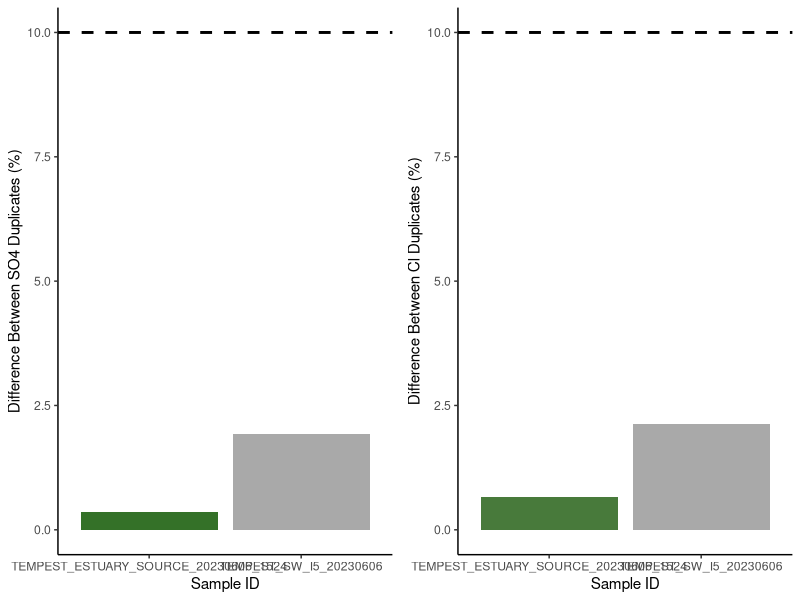
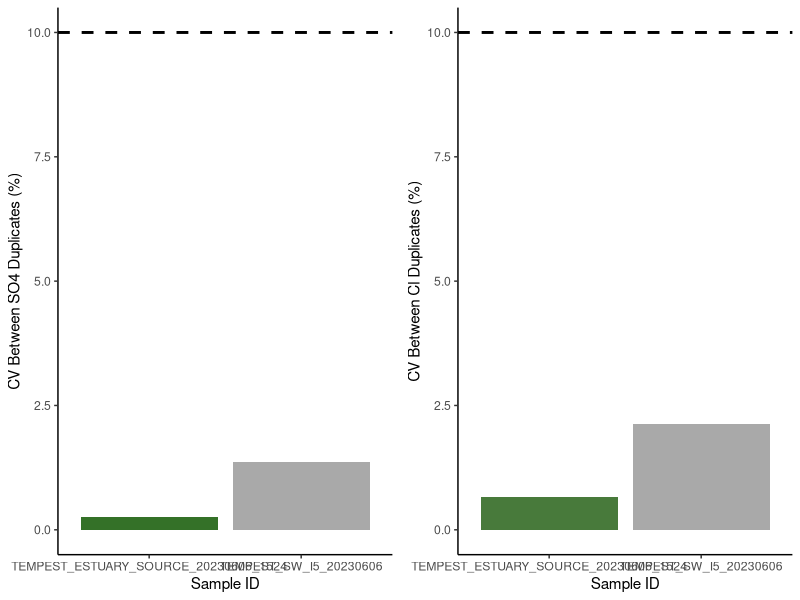
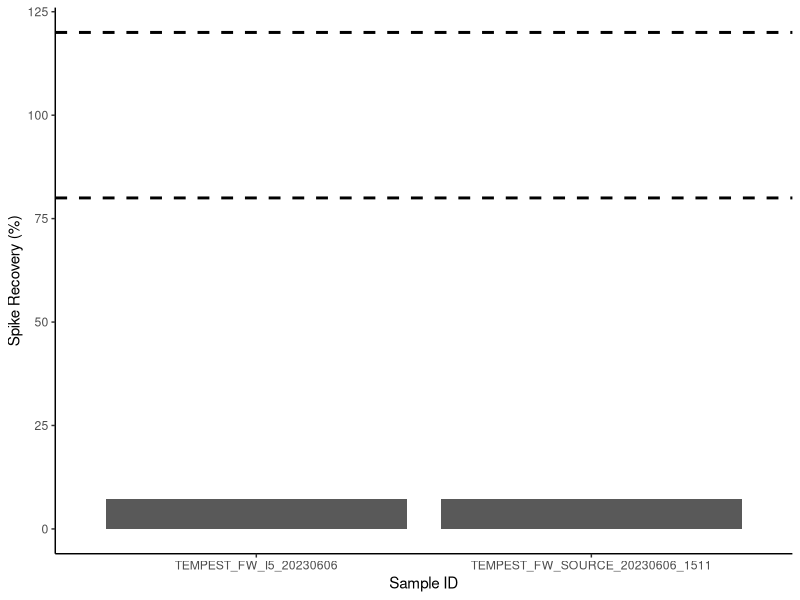
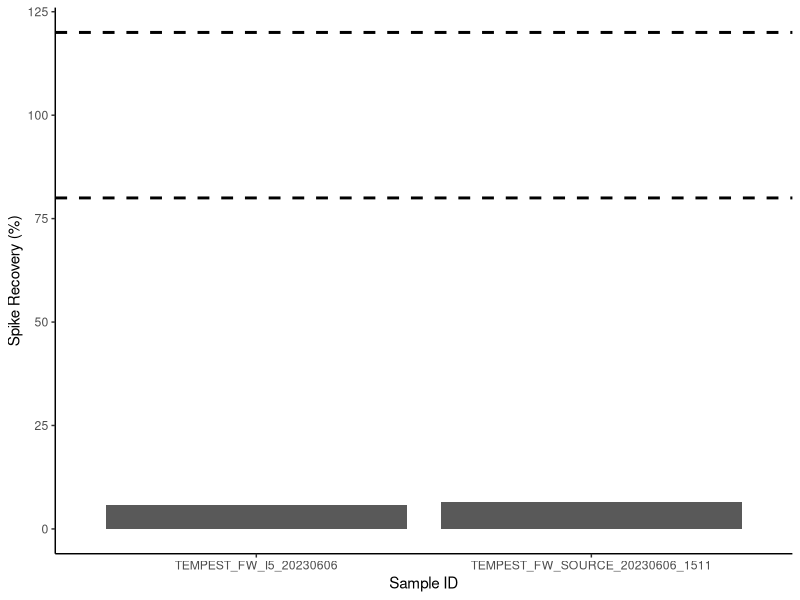

These charts were generated, in order, by the following R code: (Note: this script raises an error after producing the figures.)
## ---- chunk 1
knitr::opts_chunk$set(echo = TRUE)

## Load data.table package
library(data.table)
library(ggplot2)
library(dplyr)
library(data.table)
library(matrixStats)
library(gridExtra)
library(ggpubr)
library(grid)
library(stringr)
## ---- chunk 2

# SULFATE DATA: 

## Read in raw data file from Dionex - copied and saved as a txt
Sdat <- read.table("Raw Data/COMPASS_TEMPEST_20230607_SO4.txt",sep='\t' , header=T, skip=3)
head(Sdat)

## Only keep the columns that we need 
Sdat <- Sdat[ ,c(2,5,7)] # dont need this here 
head(Sdat)

## Name the columns correctly 
colnames(Sdat) <- c( "Sample_ID", "SO4_ppm", "SO4_Area")
Sdat$Sample_ID <- as.factor(Sdat$Sample_ID)
Sdat$SO4_ppm <- as.numeric(Sdat$SO4_ppm)
Sdat$SO4_Area <- as.numeric(Sdat$SO4_Area)
Sdat <- as.data.frame(Sdat)
head(Sdat)

#Chloride data 
## Read in raw data file from Dionex - copied and saved as a txt
Cldat <- read.table("Raw Data/COMPASS_TEMPEST_20230607_Cl.txt",sep='\t' , header=T, skip=3)
head(Cldat)

## Only keep the columns that we need 
Cldat <- Cldat[ ,c(2,5,7)]
head(Cldat)

## Name the columns correctly 
colnames(Cldat) <- c( "Sample_ID", "Cl_ppm", "Cl_Area")
Cldat$Sample_ID <- as.factor(Cldat$Sample_ID)
Cldat$Cl_ppm <- as.numeric(Cldat$Cl_ppm)
Cldat$Cl_Area <- as.numeric(Cldat$Cl_Area)
Cldat <- as.data.frame(Cldat)
head(Cldat) 


## Bring the data back together: 
all_dat <- merge(Sdat, Cldat, by="Sample_ID")
head(all_dat)

## Remove empty lines 
all_dat <- all_dat[!(is.na(all_dat$Sample_ID) | all_dat$Sample_ID==""), ]
head(all_dat)

all_dat <- droplevels(all_dat[!all_dat$Sample_ID == 'Lab Blank',])
head(all_dat)

all_dat[is.na(all_dat)] <- 0

## ---- chunk 3
stds <- all_dat[grepl("Standard", all_dat$Sample_ID),]
head(stds)

stds_chk_S <- stds %>%
	group_by(Sample_ID) %>%
	summarise(mean = mean(SO4_ppm), sd = sd(SO4_ppm))
stds_chk_S$cv <- (stds_chk_S$sd/stds_chk_S$mean)*100
stds_chk_S$flag <-  ifelse(stds_chk_S$cv <2, 'YES', 'NO, rerun')
head(stds_chk_S)

stds_chk_Cl <- stds %>%
	group_by(Sample_ID) %>%
	summarise(mean = mean(Cl_ppm), sd = sd(Cl_ppm))
stds_chk_Cl$cv <- (stds_chk_Cl$sd/stds_chk_Cl$mean)*100
stds_chk_Cl$flag <-  ifelse(stds_chk_Cl$cv <2, 'YES', 'NO, rerun')
head(stds_chk_Cl)

lmS <- lm(stds$SO4_Area ~ stds$SO4_ppm)
SO4_sum <- summary(lmS)
SO4_Slope <- SO4_sum$coefficients[2, 1] 
SO4_Int <- SO4_sum$coefficients[1, 1] 


lmCl <- lm(stds$Cl_Area ~ stds$Cl_ppm)
Cl_sum <- summary(lmCl)
Cl_Slope <- Cl_sum$coefficients[2, 1] 
Cl_Int <- Cl_sum$coefficients[1, 1] 

## ---- chunk 4
#remove standards from sample dataframe
sampledat <- all_dat[!grepl("Standard", all_dat$Sample_ID),]
head(sampledat)

# Constants needed for calculations: 
clmw <- 35.45     #molecular weight of Chloride: 35.45 
smw <- 32.06      #molecular weight of sulfur: 32.06


# Convert ppm to mmol/L
sampledat$SO4_mM <- (sampledat$SO4_ppm / smw)
sampledat$Cl_mM <- (sampledat$Cl_ppm / clmw)


# Calculate Salinity 
# calculated using the Knudsen equation 
# Salinity = 0.03 + 1.8050 * Chlorinity
# Ref: A Practical Handbook of Seawater Analysis by Strickland & Parsons (P. 11)
# =((1.807*Cl_ppm)+0.026)/1000
sampledat$salinity <- ((1.8070 * sampledat$Cl_ppm) + 0.026) / 1000


head(sampledat)
## ---- chunk 5
#Show me the data that we have from the calculations 
head(sampledat)

#pull out any rows that have "dup" in the SampleID column
dups <- sampledat %>%  
  filter(str_detect(Sample_ID, "_dup"))      #have to change this to match data
head(dups)

#remove these from sample dataframe in a new dataframe
sampledat2 <- sampledat %>%  
  filter(!str_detect(Sample_ID, "_dup")) %>%  
  filter(!str_detect(Sample_ID, "_spk")) 
head(sampledat2)

#remove the dup from these IDs so we will have duplicate sample names
dups$Sample_ID<-gsub("_dup","",as.character(dups$Sample_ID))
dups <- dups[ ,-c(2:5)]
colnames(dups) <- c('Sample_ID', 'SO4_mM_dup', "Cl_mM_dup", "salinity_dup")
head(dups)

#put it back together with the old data set and look for duplicates 
QAdups <- merge(sampledat2, dups)
head(QAdups)

QAdups$SO4_dups_chk <- ((abs(QAdups$SO4_mM-QAdups$SO4_mM_dup))/((QAdups$SO4_mM+QAdups$SO4_mM_dup)/2))*100
QAdups$SO4_dups_flag <-  ifelse(QAdups$SO4_dups_chk <10, 'YES', 'NO, rerun')

QAdups$Cl_dups_chk <- ((abs(QAdups$Cl_mM-QAdups$Cl_mM_dup))/((QAdups$Cl_mM+QAdups$Cl_mM_dup)/2))*100
QAdups$Cl_dups_flag <-  ifelse(QAdups$Cl_dups_chk <10, 'YES', 'NO, rerun')

head(QAdups)

#plot dups output as a bar graph to easily check - want any over 10% to be red need to work on this 
Sdupsbar <- ggplot(data = QAdups, aes(x = Sample_ID, y = SO4_dups_chk, fill=SO4_dups_chk)) +
       geom_bar(stat = 'identity') + 
        scale_fill_gradient2(low='darkgreen', mid='darkgreen', high='darkgrey', space='Lab') + 
        theme_classic() + labs(x= "Sample ID", y="Difference Between SO4 Duplicates (%)") + 
        theme(legend.position="none") +  geom_hline(yintercept=10, linetype="dashed", 
                color = "black", size=1)


Cldupsbar <- ggplot(data = QAdups, aes(x = Sample_ID, y = Cl_dups_chk, fill=Cl_dups_chk)) +
       geom_bar(stat = 'identity') + 
        scale_fill_gradient2(low='darkgreen', mid='darkgreen', high='darkgrey', space='Lab') + 
        theme_classic() + labs(x= "Sample ID", y="Difference Between Cl Duplicates (%)") + 
        theme(legend.position="none") +  geom_hline(yintercept=10, linetype="dashed", 
                color = "black", size=1)

ggarrange(Sdupsbar, Cldupsbar,ncol=2, nrow=1)

#check for percent of no, reruns to see if it  would warrant reruns 
Perc_dups <- QAdups %>% 
  group_by(SO4_dups_flag) %>%
  summarise(S_no_rows = length(SO4_dups_flag)) 
Perc_dups1 <- QAdups %>% 
  group_by(Cl_dups_flag) %>%
  summarise(Cl_no_rows = length(Cl_dups_flag))
colnames(Perc_dups) <- c("Flag", "S_no_rows")
colnames(Perc_dups1) <- c("Flag", "Cl_no_rows")
Perc_dups2 <- cbind(Perc_dups, Perc_dups1)

Perc_dups2$Total <- length(QAdups$SO4_dups_flag)
Perc_dups2$S_Percent <- (Perc_dups2$S_no_rows / Perc_dups2$Total)*100
Perc_dups2$Cl_Percent <- (Perc_dups2$Cl_no_rows / Perc_dups2$Total)*100
head(Perc_dups2)


## ---- chunk 6
#the cv 
# calculate the sd bewteen the two duplicates then divide by the mean and multiply by 100 

df2 <- as.data.frame(QAdups$SO4_mM)
df2$dups <- QAdups$SO4_mM_dup

df2$sds <- apply(df2,1,sd)

QAdups$SO4_dups_cv <- (df2$sds)/((QAdups$SO4_mM+QAdups$SO4_mM_dup)/2) * 100
QAdups$SO4_dups_cv_flag <-  ifelse(QAdups$SO4_dups_cv <11, 'YES', 'NO, rerun')

head(QAdups)

#plot dups output as a bar graph to easily check - want any over 10% to be red need to work on this 
Sdupsbar <- ggplot(data = QAdups, aes(x = Sample_ID, y = SO4_dups_cv, fill=SO4_dups_chk)) +
       geom_bar(stat = 'identity') + 
        scale_fill_gradient2(low='darkgreen', mid='darkgreen', high='darkgrey', space='Lab') + 
        theme_classic() + labs(x= "Sample ID", y="CV Between SO4 Duplicates (%)") + 
        theme(legend.position="none") +  geom_hline(yintercept=10, linetype="dashed", 
                color = "black", size=1)


Cldupsbar <- ggplot(data = QAdups, aes(x = Sample_ID, y = Cl_dups_chk, fill=Cl_dups_chk)) +
       geom_bar(stat = 'identity') + 
        scale_fill_gradient2(low='darkgreen', mid='darkgreen', high='darkgrey', space='Lab') + 
        theme_classic() + labs(x= "Sample ID", y="CV Between Cl Duplicates (%)") + 
        theme(legend.position="none") +  geom_hline(yintercept=10, linetype="dashed", 
                color = "black", size=1)

ggarrange(Sdupsbar, Cldupsbar,ncol=2, nrow=1)

#check for percent of no, reruns to see if it  would warrant reruns 
Perc_dups <- QAdups %>% 
  group_by(SO4_dups_flag) %>%
  summarise(S_no_rows = length(SO4_dups_flag)) 
Perc_dups1 <- QAdups %>% 
  group_by(Cl_dups_flag) %>%
  summarise(Cl_no_rows = length(Cl_dups_flag))
colnames(Perc_dups) <- c("Flag", "S_no_rows")
colnames(Perc_dups1) <- c("Flag", "Cl_no_rows")
Perc_dups2 <- cbind(Perc_dups, Perc_dups1)

Perc_dups2$Total <- length(QAdups$SO4_dups_flag)
Perc_dups2$S_Percent <- (Perc_dups2$S_no_rows / Perc_dups2$Total)*100
Perc_dups2$Cl_Percent <- (Perc_dups2$Cl_no_rows / Perc_dups2$Total)*100
head(Perc_dups2)


## ---- chunk 7
#Show me the data that we have from the calculations 
head(sampledat)

#pull out any rows that have "spk" in the SampleID column
spks <- sampledat %>%  
  filter(str_detect(Sample_ID, "spk"))      #have to change this to match data
head(spks)

#remove the dup from these IDs so we will have duplicate sample names
spks$Sample_ID<-gsub("_spk","",as.character(spks$Sample_ID))
spks <- spks[ ,-c(2,3,4 ,5, 7,8)]
colnames(spks) <- c('Sample_ID', 'SO4_mM_spk')
head(spks)

#put it back together with the old data set and look for duplicates 
QAspks <- merge(sampledat, spks)
head(QAspks)

#now we need to calculate the spike concentration and calculate the spike recovery
spkconc <- (250/smw)    # in mM
spkvol <- 10             # in uL
spkvol <- spkvol/1000000 
#spike for these samples was 10uL of the 250mM standard
QAspks$SO4_spk_Conc <- (spkconc)*spkvol         # mmoles of SO4 
head(QAspks)

#need to determine dilution factors and initial amount of sample added
#if your samples are all the same dilution just use the first line 
#for Steph / COMPASS this depends on the site so... 
QAspks$Dilution <- 1
QAspks$Dilution <-  ifelse(str_detect(QAspks$Sample_ID, "MSM_UP"), 50, QAspks$Dilution)
QAspks$Dilution <-  ifelse(str_detect(QAspks$Sample_ID, "MSM_TR"), 50, QAspks$Dilution)
QAspks$Dilution <-  ifelse(str_detect(QAspks$Sample_ID, "MSM_WC"), 100, QAspks$Dilution)
QAspks$Dilution <-  ifelse(str_detect(QAspks$Sample_ID, "GCrew_UP"), 50, QAspks$Dilution)
QAspks$Dilution <-  ifelse(str_detect(QAspks$Sample_ID, "GCrew_TR"), 50, QAspks$Dilution)
QAspks$Dilution <-  ifelse(str_detect(QAspks$Sample_ID, "GCrew_WC"), 100, QAspks$Dilution)
QAspks$Dilution <-  ifelse(str_detect(QAspks$Sample_ID, "GWI_UP"), 100, QAspks$Dilution)
QAspks$Dilution <-  ifelse(str_detect(QAspks$Sample_ID, "GWI_TR"), 100, QAspks$Dilution)
QAspks$Dilution <-  ifelse(str_detect(QAspks$Sample_ID, "GWI_WC"), 200, QAspks$Dilution)
#QAspks$Dilution <-  ifelse(str_detect(QAspks$Sample_ID, "SWH_UP"), 100, QAspks$Dilution)
#QAspks$Dilution <-  ifelse(str_detect(QAspks$Sample_ID, "SWH_TR"), 100, QAspks$Dilution)
#QAspks$Dilution <-  ifelse(str_detect(QAspks$Sample_ID, "SWH_WC"), 100, QAspks$Dilution)

#Set Sample volumes in uL 
QAspks$SampleVol <- 1
QAspks$SampleVol <-  ifelse(str_detect(QAspks$Sample_ID, "MSM_UP"), 1501, QAspks$SampleVol)
QAspks$SampleVol <-  ifelse(str_detect(QAspks$Sample_ID, "MSM_TR"), 1501, QAspks$SampleVol)
QAspks$SampleVol <-  ifelse(str_detect(QAspks$Sample_ID, "MSM_WC"), 1475, QAspks$SampleVol)
QAspks$SampleVol <-  ifelse(str_detect(QAspks$Sample_ID, "GCrew_UP"), 1501, QAspks$SampleVol)
QAspks$SampleVol <-  ifelse(str_detect(QAspks$Sample_ID, "GCrew_TR"), 1501, QAspks$SampleVol)
QAspks$SampleVol <-  ifelse(str_detect(QAspks$Sample_ID, "GCrew_WC"), 1475, QAspks$SampleVol)
QAspks$SampleVol <-  ifelse(str_detect(QAspks$Sample_ID, "GWI_UP"), 1475, QAspks$SampleVol)
QAspks$SampleVol <-  ifelse(str_detect(QAspks$Sample_ID, "GWI_TR"), 1475, QAspks$SampleVol)
QAspks$SampleVol <-  ifelse(str_detect(QAspks$Sample_ID, "GWI_WC"), 1462, QAspks$SampleVol)
#QAspks$SampleVol <-  ifelse(str_detect(QAspks$Sample_ID, "SWH_UP"), 100, QAspks$SampleVol)
#QAspks$SampleVol <-  ifelse(str_detect(QAspks$Sample_ID, "SWH_TR"), 100, QAspks$SampleVol)
#QAspks$SampleVol <-  ifelse(str_detect(QAspks$Sample_ID, "SWH_WC"), 100, QAspks$SampleVol)

#change sample volume to L 
QAspks$SampleVol <- QAspks$SampleVol/1000000
head(QAspks)

#gives us the total SO4 in the sample in mmoles
QAspks$SO4_Total_unspkd <- (QAspks$SO4_mM/QAspks$Dilution)*(QAspks$SampleVol) 

##total SO4 in spiked sample in mmoles
QAspks$SO4_Total_spkd <- (QAspks$SO4_mM_spk/QAspks$Dilution)*(QAspks$SampleVol+spkvol) 

QAspks$SO4_expctd_spkd <-  (QAspks$SO4_Total_unspkd + QAspks$SO4_spk_Conc)
QAspks$spk_recovery <-    (QAspks$SO4_Total_spkd/QAspks$SO4_expctd_spkd)*100
QAspks$SO4_spks_flag <-  ifelse(QAspks$spk_recovery <=120 & QAspks$spk_recovery >=80 , 'YES', 'NO, rerun')  #fix 

head(QAspks)

#plot spk recoveries output as a bar graph to easily check - want any over 10% to be red need to work on this 
spksbar <- ggplot(data = QAspks, aes(x = Sample_ID, y = spk_recovery)) +
        geom_bar(stat = 'identity') + 
        scale_fill_manual(values=c("lightblue4")) + 
        theme_classic() + labs(x= "Sample ID", y="Spike Recovery (%)") + 
        theme(legend.position="none") +  
        geom_hline(yintercept=80, linetype="dashed", color = "black", size=1) + 
        geom_hline(yintercept=120, linetype="dashed", color = "black", size=1)

spksbar



#check for percent of no, reruns to see if it  would warrant reruns 
Perc_spks <- QAspks %>% 
  group_by(SO4_spks_flag) %>%
  summarise(no_rows = length(SO4_spks_flag)) 
Perc_spks$Total <- length(QAspks$SO4_spks_flag)
Perc_spks$Percent <- (Perc_spks$no_rows / Perc_spks$Total)*100
head(Perc_spks)

## ---- chunk 8
#Show me the data that we have from the calculations 
head(sampledat)

#now use area of all samples and calculate undilution corrected concentrations in ug/mL
sampledat$SO4_ugmL <- ((sampledat$SO4_Area)-SO4_Int)/SO4_Slope
sampledat$Cl_ugmL <- (sampledat$Cl_Area-Cl_Int)/Cl_Slope
head(sampledat)

#pull out any rows that have "spk" in the SampleID column
spks <- sampledat %>%  
  filter(str_detect(Sample_ID, "spk"))      #have to change this to match data
head(spks)

## Only keep the columns that we need 
spks <- spks[ ,c(1,9,10)] # dont need this here 
head(spks)

#remove the spk from these IDs so we will have duplicate sample names
spks$Sample_ID<-gsub("_spk","",as.character(spks$Sample_ID))
spks <- spks[ ,c(1,2)]
colnames(spks) <- c('Sample_ID', 'SO4_ugmL_spk')
head(spks)

#put it back together with the old data set and look for duplicates 
QAspks <- merge(sampledat, spks)
head(QAspks)

#now we need to calculate the spike concentration and calculate the spike recovery
spkconc <- (250)    # in ug
spkvol <- 10             # in uL
spkvol <- spkvol/1000 
#spike for these samples was 10uL of the 250mM standard
QAspks$SO4_spk_Conc <- (spkconc)*spkvol         # mmoles of SO4 
head(QAspks)

#need to determine dilution factors and initial amount of sample added
#if your samples are all the same dilution just use the first line 
#for Steph / COMPASS this depends on the site so... 
#QAspks$Dilution <- 1
#QAspks$Dilution <-  ifelse(str_detect(QAspks$Sample_ID, "MSM_UP"), 50, QAspks$Dilution)
#$Dilution <-  ifelse(str_detect(QAspks$Sample_ID, "MSM_TR"), 50, QAspks$Dilution)
#QAspks$Dilution <-  ifelse(str_detect(QAspks$Sample_ID, "MSM_WC"), 100, QAspks$Dilution)
#$Dilution <-  ifelse(str_detect(QAspks$Sample_ID, "GCrew_UP"), 50, QAspks$Dilution)
#QAspks$Dilution <-  ifelse(str_detect(QAspks$Sample_ID, "GCrew_TR"), 50, QAspks$Dilution)
#QAspks$Dilution <-  ifelse(str_detect(QAspks$Sample_ID, "GCrew_WC"), 100, QAspks$Dilution)
#QAspks$Dilution <-  ifelse(str_detect(QAspks$Sample_ID, "GWI_UP"), 100, QAspks$Dilution)
#$Dilution <-  ifelse(str_detect(QAspks$Sample_ID, "GWI_TR"), 100, QAspks$Dilution)
#QAspks$Dilution <-  ifelse(str_detect(QAspks$Sample_ID, "GWI_WC"), 200, QAspks$Dilution)
#QAspks$Dilution <-  ifelse(str_detect(QAspks$Sample_ID, "SWH_UP"), 100, QAspks$Dilution)
#QAspks$Dilution <-  ifelse(str_detect(QAspks$Sample_ID, "SWH_TR"), 100, QAspks$Dilution)
#QAspks$Dilution <-  ifelse(str_detect(QAspks$Sample_ID, "SWH_WC"), 100, QAspks$Dilution)

#Set Sample volumes in uL 
QAspks$SampleVol <- 1
QAspks$SampleVol <-  ifelse(str_detect(QAspks$Sample_ID, "MSM_UP"), 1501, QAspks$SampleVol)
QAspks$SampleVol <-  ifelse(str_detect(QAspks$Sample_ID, "MSM_TR"), 1501, QAspks$SampleVol)
QAspks$SampleVol <-  ifelse(str_detect(QAspks$Sample_ID, "MSM_WC"), 1475, QAspks$SampleVol)
QAspks$SampleVol <-  ifelse(str_detect(QAspks$Sample_ID, "MSM_PPR_UP"), 1501, QAspks$SampleVol)
QAspks$SampleVol <-  ifelse(str_detect(QAspks$Sample_ID, "MSM_PPR_TR"), 1501, QAspks$SampleVol)
QAspks$SampleVol <-  ifelse(str_detect(QAspks$Sample_ID, "MSM_PPR_WC"), 1475, QAspks$SampleVol)
QAspks$SampleVol <-  ifelse(str_detect(QAspks$Sample_ID, "GCrew_UP"), 1501, QAspks$SampleVol)
QAspks$SampleVol <-  ifelse(str_detect(QAspks$Sample_ID, "GCrew_TR"), 1501, QAspks$SampleVol)
QAspks$SampleVol <-  ifelse(str_detect(QAspks$Sample_ID, "GCrew_WC"), 1475, QAspks$SampleVol)
QAspks$SampleVol <-  ifelse(str_detect(QAspks$Sample_ID, "GWI_UP"), 1475, QAspks$SampleVol)
QAspks$SampleVol <-  ifelse(str_detect(QAspks$Sample_ID, "GWI_TR"), 1475, QAspks$SampleVol)
QAspks$SampleVol <-  ifelse(str_detect(QAspks$Sample_ID, "GWI_WC"), 1462, QAspks$SampleVol)
QAspks$SampleVol <-  ifelse(str_detect(QAspks$Sample_ID, "SWH_UP"), 100, QAspks$SampleVol)
QAspks$SampleVol <-  ifelse(str_detect(QAspks$Sample_ID, "SWH_TR"), 100, QAspks$SampleVol)
QAspks$SampleVol <-  ifelse(str_detect(QAspks$Sample_ID, "SWH_WC"), 100, QAspks$SampleVol)

#change sample volume to L 
QAspks$SampleVol <- QAspks$SampleVol/1000
head(QAspks)

#gives us the total SO4 in the sample in mmoles
QAspks$SO4_Total_unspkd <- QAspks$SO4_ugmL*QAspks$SampleVol

##total SO4 in spiked sample in mmoles
QAspks$SO4_Total_spkd <- (QAspks$SO4_ugmL_spk)*(QAspks$SampleVol+spkvol) 

QAspks$SO4_expctd_spkd <-  (QAspks$SO4_Total_unspkd + QAspks$SO4_spk_Conc)
QAspks$spk_recovery <-    (QAspks$SO4_Total_spkd/QAspks$SO4_expctd_spkd)*100
QAspks$SO4_spks_flag <-  ifelse(QAspks$spk_recovery <=120 & QAspks$spk_recovery >=80 , 'YES', 'NO, rerun')  #fix 

head(QAspks)

#plot spk recoveries output as a bar graph to easily check - want any over 10% to be red need to work on this 
spksbar <- ggplot(data = QAspks, aes(x = Sample_ID, y = spk_recovery)) +
        geom_bar(stat = 'identity') + 
        scale_fill_manual(values=c("lightblue4")) + 
        theme_classic() + labs(x= "Sample ID", y="Spike Recovery (%)") + 
        theme(legend.position="none") +  
        geom_hline(yintercept=80, linetype="dashed", color = "black", size=1) + 
        geom_hline(yintercept=120, linetype="dashed", color = "black", size=1)

spksbar



#check for percent of no, reruns to see if it  would warrant reruns 
Perc_spks <- QAspks %>% 
  group_by(SO4_spks_flag) %>%
  summarise(no_rows = length(SO4_spks_flag)) 
Perc_spks$Total <- length(QAspks$SO4_spks_flag)
Perc_spks$Percent <- (Perc_spks$no_rows / Perc_spks$Total)*100
head(Perc_spks)

## ---- chunk 9
#for steph <- pull out identifiers of the sample names 
#pull the sample ID and separate it by the underscores 
IDs <- data.frame(do.call('rbind', strsplit(as.character(sampledat2$Sample_ID),'_',fixed=TRUE)))
colnames(IDs) <- c("Project" , "Plot","Grid", "Date", "Time")
head(IDs)

#rejoin them to the dataframe
alldat <- cbind(IDs, sampledat2)
head(alldat)

## ---- chunk 10

write.csv(alldat, file="Processed Data/COMPASS_TEMPEST_Dionex_ClSo4_Final_20230607.csv")           #Change file name


